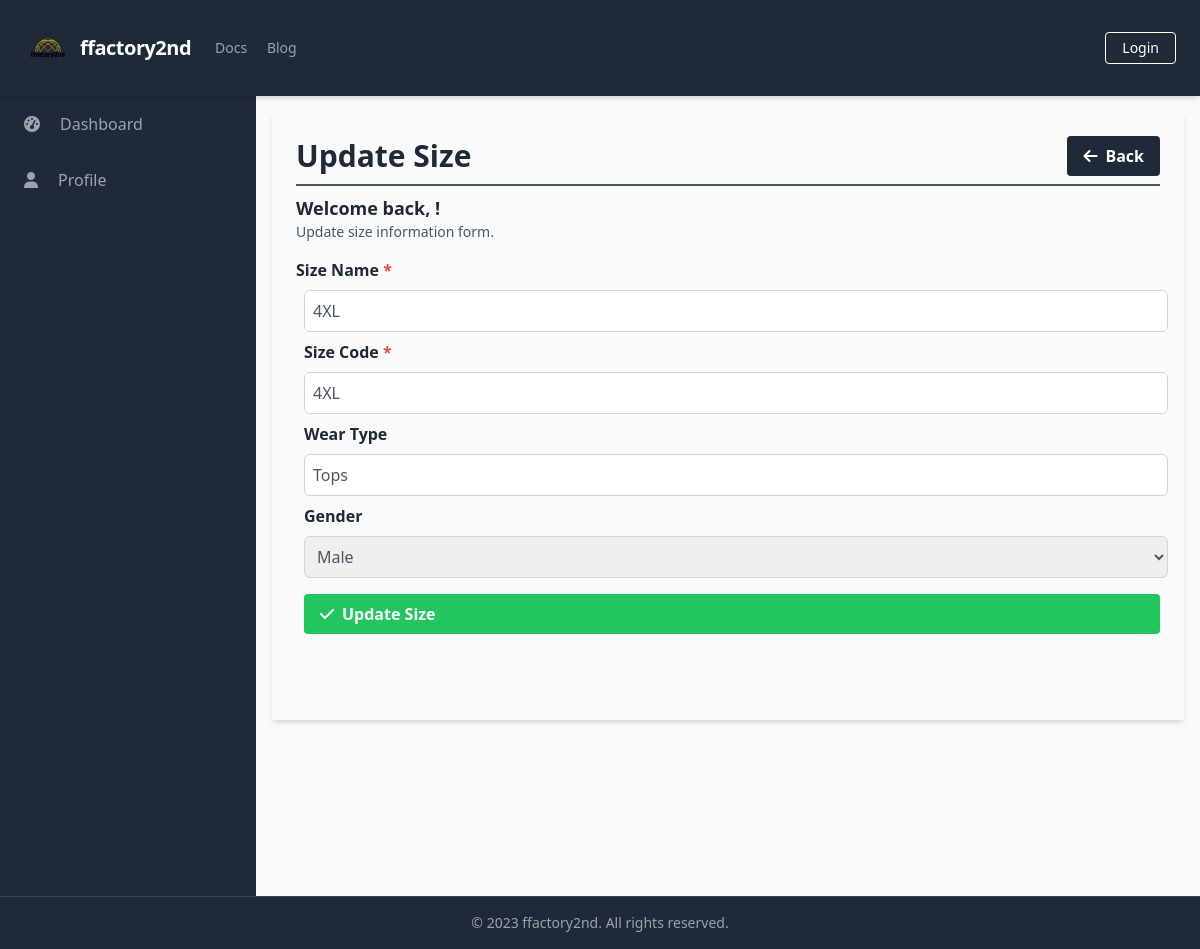
The page /manage_sizes/manage_sizes_update.php?id=9 on the database as committed earlier.
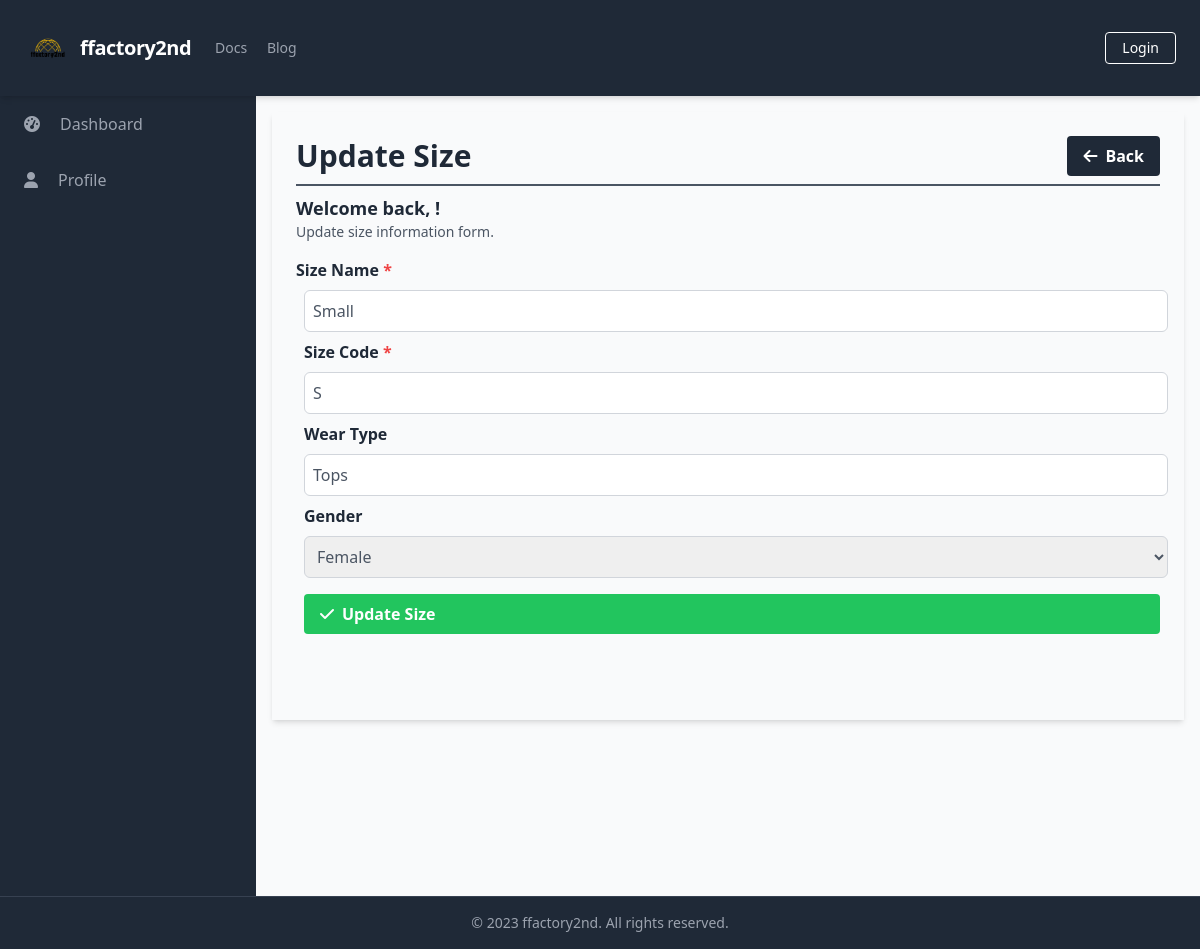
The same page on the database as committed later.
### tables this page shows
CREATE TABLE `Sizes` (
  `SizeID` int(11) NOT NULL,
  `SizeName` varchar(50) DEFAULT NULL,
  `SizeCode` varchar(10) DEFAULT NULL,
  `WearType` varchar(20) DEFAULT NULL,
  `Gender` varchar(10) DEFAULT NULL
);

### public/manage_sizes/manage_sizes_update.php (the view, shortened to what this page needs)
<?php
require_once('../../database/connection.php');
include_once('../components/header.php');
$sizeID = $sizeName = $sizeCode = $wearType = $gender = '';
if (isset($_GET['id'])) {
    $sizeID = mysqli_real_escape_string($conn, $_GET['id']);
    $query = "SELECT * FROM Sizes WHERE SizeID = ? LIMIT 1";
    $stmt = $conn->prepare($query);
    $stmt->bind_param('s', $sizeID);
    $stmt->execute();
    $result = $stmt->get_result();
    $size = $result->fetch_assoc();
    if (!$size) {
        echo '<script>
        Swal.fire({
            icon: "error",
            title: "Error",
            text: "Size not found.",
        }).then(function() {
            window.location.href = "manage_sizes_list.php"; // Redirect to the size list page or an error page
        });
        </script>';
        exit();
    } else {
        $sizeName = $size['SizeName'];
        $sizeCode = $size['SizeCode'];
        $wearType = $size['WearType'];
        $gender = $size['Gender'];
    }
}
?>
<div class="h-screen flex flex-col">
    <?php include('../components/navbar.php'); ?>
    <div class="flex-grow bg-gray-50 flex flex-row shadow-md">
        <?php include('../components/sidebar.php'); ?>
        <main class="bg-gray-50 flex flex-col flex-1 overflow-y-scroll h-screen flex-shrink-0 sc-hide pb-40">
            <div class="flex items-start justify-start p-6 shadow-md m-4 flex-1 flex-col">
                <div class="flex flex-row justify-between items-center w-full border-b-2 border-gray-600 mb-2 pb-2">
                    <h1 class="text-3xl text-gray-800 font-semibold w-full">Update Size</h1>
                    <div class="flex flex-row justify-end items-center">
                        <a href="manage_sizes_list.php" class="bg-gray-800 hover:bg-gray-700 text-white font-bold py-2 px-4 rounded inline-flex items-center space-x-2">
                            <i class="fas fa-arrow-left"></i>
                            <span>Back</span>
                        </a>
                    </div>
                </div>
                <div class="flex flex-col w-full">
                    <div class="flex flex-row justify-between items-center w-full pb-2">
                        <div>
                            <h2 class="text-lg text-gray-800 font-semibold">Welcome back, <?php echo $_SESSION['FullName']; ?>!</h2>
                            <p class="text-gray-600 text-sm">Update size information form.</p>
                        </div>
                    </div>
                    <form action="" method="POST" class="flex flex-col w-full space-x-2">
                        <label for="size_name" class="block font-semibold text-gray-800 mt-2 mb-2">Size Name <span class="text-red-500">*</span></label>
                        <input type="text" id="size_name" name="size_name" class="w-full rounded-md border-gray-300 px-2 py-2 border text-gray-600" placeholder="Size Name" value="<?php echo $sizeName; ?>">
                        <label for="size_code" class="block font-semibold text-gray-800 mt-2 mb-2">Size Code <span class="text-red-500">*</span></label>
                        <input type="text" id="size_code" name="size_code" class="w-full rounded-md border-gray-300 px-2 py-2 border text-gray-600" placeholder="Size Code" value="<?php echo $sizeCode; ?>">
                        <label for="wear_type" class="block font-semibold text-gray-800 mt-2 mb-2">Wear Type</label>
                        <input type="text" id="wear_type" name="wear_type" class="w-full rounded-md border-gray-300 px-2 py-2 border text-gray-600" placeholder="Wear Type" value="<?php echo $wearType; ?>">
                        <label for="gender" class="block font-semibold text-gray-800 mt-2 mb-2">Gender</label>
                        <select id="gender" name="gender" class="w-full rounded-md border-gray-300 px-2 py-2 border text-gray-600">
                            <option value="Male" <?php if ($gender === 'Male') echo 'selected'; ?>>Male</option>
                            <option value="Female" <?php if ($gender === 'Female') echo 'selected'; ?>>Female</option>
                        </select>
                        <button type="submit" class="bg-green-500 hover-bg-green-700 text-white font-bold py-2 px-4 rounded inline-flex items-center mt-4 text-center">
                            <i class="fas fa-check mr-2"></i>
                            <span>Update Size</span>
                        </button>
                    </form>
                </div>
            </div>
        </main>
    </div>
    <?php include('../components/footer.php'); ?>
</div>
</body>
</html>

Rows that differ between the two databases and show on the page:
changed sizes "Tops": size_name "4XL" → "Small"; size_code "4XL" → "S"; gender (not shown) → "Female"
Other text that changed with them:
form field gender: "Male" → (not shown)
